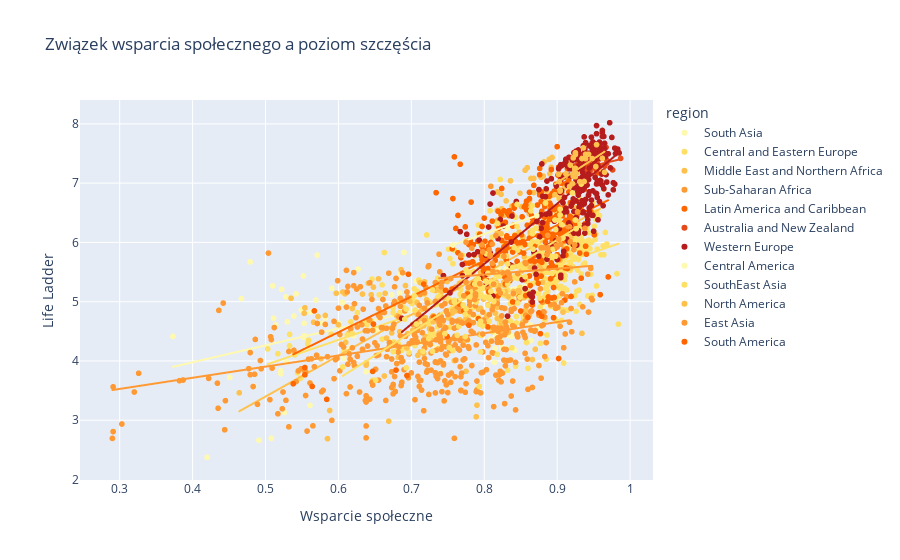

Notebook cell for this chart:
### Markdown cell above
---

### Code cell
# scatter wsparcie spoleczne a poziom szczęścia
fig_support = px.scatter(
    df,
    x="social_support",
    y="life_ladder",
    color="region",
    color_discrete_sequence=colors,
    hover_name="country",
    trendline="ols",
    title="Związek wsparcia społecznego a poziom szczęścia",
    labels={"social_support": "Wsparcie społeczne", "life_ladder": "Life Ladder"}
)
fig_support.show()

### Figure 1 — Plotly figure (JSON) as saved in the notebook; plotly's stock layout.template omitted (floating-point values rounded to 4 significant figures; data arrays with more than 128 entries replaced by an {"elided": "..."} marker saying what was removed)
{"data": [{"hovertemplate": "<b>%{hovertext}</b><br><br>region=South Asia<br>Wsparcie społeczne=%{x}<br>Life Ladder=%{y}<extra></extra>", "hovertext": ["Afghanistan", "Afghanistan", "Afghanistan", "Afghanistan", "Afghanistan", "Afghanistan", "Afghanistan", "Afghanistan", "Afghanistan", "Afghanistan", "Afghanistan", "Afghanistan", "Bangladesh", "Bangladesh", "Bangladesh", "Bangladesh", "Bangladesh", "Bangladesh", "Bangladesh", "Bangladesh", "Bangladesh", "Bangladesh", "Bangladesh", "Bangladesh", "Bangladesh", "Bangladesh", "Bangladesh", "Bhutan", "Bhutan", "Bhutan", "India", "India", "India", "India", "India", "India", "India", "India", "India", "India", "India", "India", "India", "India", "India", "Nepal", "Nepal", "Nepal", "Nepal", "Nepal", "Nepal", "Nepal", "Nepal", "Nepal", "Nepal", "Nepal", "Nepal", "Nepal", "Nepal", "Pakistan", "Pakistan", "Pakistan", "Pakistan", "Pakistan", "Pakistan", "Pakistan", "Pakistan", "Pakistan", "Pakistan", "Pakistan", "Pakistan", "Pakistan", "Pakistan", "Sri Lanka", "Sri Lanka", "Sri Lanka", "Sri Lanka", "Sri Lanka", "Sri Lanka", "Sri Lanka", "Sri Lanka", "Sri Lanka", "Sri Lanka", "Sri Lanka", "Sri Lanka", "Sri Lanka", "Taiwan Province of China", "Taiwan Province of China", "Taiwan Province of China", "Taiwan Province of China", "Taiwan Province of China", "Taiwan Province of China", "Taiwan Province of China", "Taiwan Province of China", "Taiwan Province of China", "Taiwan Province of China", "Taiwan Province of China", "Taiwan Province of China", "Taiwan Province of China"], "legendgroup": "South Asia", "marker": {"color": "#fff9b0", "symbol": "circle"}, "mode": "markers", "name": "South Asia", "showlegend": true, "type": "scattergl", "x": [0.451, 0.552, 0.539, 0.521, 0.521, 0.484, 0.526, 0.529, 0.559, 0.491, 0.508, 0.42, 0.672, 0.514, 0.467, 0.528, 0.549, 0.606, 0.582, 0.53, 0.577, 0.601, 0.649, 0.713, 0.706, 0.673, 0.739, 0.819, 0.88, 0.848, 0.707, 0.569, 0.684, 0.653, 0.605, 0.553, 0.511, 0.553, 0.621, 0.61, 0.614, 0.607, 0.638, 0.561, 0.617, 0.874, 0.787, 0.818, 0.813, 0.779, 0.741, 0.734, 0.74, 0.786, 0.748, 0.837, 0.816, 0.768, 0.772, 0.591, 0.479, 0.373, 0.522, 0.571, 0.51, 0.542, 0.607, 0.552, 0.562, 0.627, 0.69, 0.685, 0.617, 0.864, 0.838, 0.816, 0.83, 0.814, 0.842, 0.824, 0.809, 0.805, 0.863, 0.823, 0.833, 0.815, 0.882, 0.83, 0.831, 0.863, 0.825, 0.817, 0.87, 0.885, 0.895, 0.891, 0.896, 0.893, 0.901], "xaxis": "x", "y": [3.724, 4.402, 4.758, 3.832, 3.783, 3.572, 3.131, 3.983, 4.22, 2.662, 2.694, 2.375, 4.319, 4.607, 5.052, 5.083, 4.858, 4.986, 4.724, 4.66, 4.636, 4.633, 4.556, 4.31, 4.499, 5.114, 5.28, 5.569, 4.939, 5.082, 5.348, 5.027, 5.146, 4.522, 4.989, 4.635, 4.72, 4.428, 4.424, 4.342, 4.179, 4.046, 3.818, 3.249, 4.225, 4.567, 4.748, 4.441, 4.917, 4.35, 3.809, 4.233, 4.605, 4.975, 4.812, 5.1, 4.737, 4.91, 5.449, 5.225, 5.671, 4.414, 5.208, 5.786, 5.267, 5.132, 5.138, 5.436, 4.823, 5.549, 5.831, 5.472, 4.443, 4.345, 4.415, 4.431, 4.212, 3.977, 4.181, 4.225, 4.365, 4.268, 4.612, 4.331, 4.435, 4.213, 6.189, 5.548, 6.229, 6.309, 6.126, 6.34, 6.363, 6.45, 6.513, 6.359, 6.467, 6.537, 6.751], "yaxis": "y"}, {"hovertemplate": "<b>OLS trendline</b><br>life_ladder = 2.85296 * social_support + 2.83634<br>R<sup>2</sup>=0.217923<br><br>region=South Asia<br>Wsparcie społeczne=%{x}<br>Life Ladder=%{y} <b>(trend)</b><extra></extra>", "legendgroup": "South Asia", "marker": {"color": "#fff9b0", "symbol": "circle"}, "mode": "lines", "name": "South Asia", "showlegend": false, "type": "scattergl", "x": [0.373, 0.42, 0.451, 0.467, 0.479, 0.484, 0.491, 0.508, 0.51, 0.511, 0.514, 0.521, 0.521, 0.522, 0.526, 0.528, 0.529, 0.53, 0.539, 0.542, 0.549, 0.552, 0.552, 0.553, 0.553, 0.559, 0.561, 0.562, 0.569, 0.571, 0.577, 0.582, 0.591, 0.601, 0.605, 0.606, 0.607, 0.607, 0.61, 0.614, 0.617, 0.617, 0.621, 0.627, 0.638, 0.649, 0.653, 0.672, 0.673, 0.684, 0.685, 0.69, 0.706, 0.707, 0.713, 0.734, 0.739, 0.74, 0.741, 0.748, 0.768, 0.772, 0.779, 0.786, 0.787, 0.805, 0.809, 0.813, 0.814, 0.815, 0.816, 0.816, 0.817, 0.818, 0.819, 0.823, 0.824, 0.825, 0.83, 0.83, 0.831, 0.833, 0.837, 0.838, 0.842, 0.848, 0.863, 0.863, 0.864, 0.87, 0.874, 0.88, 0.882, 0.885, 0.891, 0.893, 0.895, 0.896, 0.901], "xaxis": "x", "y": [3.9, 4.035, 4.123, 4.169, 4.203, 4.217, 4.237, 4.286, 4.291, 4.294, 4.303, 4.323, 4.323, 4.326, 4.337, 4.343, 4.346, 4.348, 4.374, 4.383, 4.403, 4.411, 4.411, 4.414, 4.414, 4.431, 4.437, 4.44, 4.46, 4.465, 4.483, 4.497, 4.522, 4.551, 4.562, 4.565, 4.568, 4.568, 4.577, 4.588, 4.597, 4.597, 4.608, 4.625, 4.657, 4.688, 4.699, 4.754, 4.756, 4.788, 4.791, 4.805, 4.851, 4.853, 4.871, 4.93, 4.945, 4.948, 4.95, 4.97, 5.027, 5.039, 5.059, 5.079, 5.082, 5.133, 5.144, 5.156, 5.159, 5.162, 5.164, 5.164, 5.167, 5.17, 5.173, 5.184, 5.187, 5.19, 5.204, 5.204, 5.207, 5.213, 5.224, 5.227, 5.239, 5.256, 5.298, 5.298, 5.301, 5.318, 5.33, 5.347, 5.353, 5.361, 5.378, 5.384, 5.39, 5.393, 5.407], "yaxis": "y"}, {"hovertemplate": "<b>%{hovertext}</b><br><br>region=Central and Eastern Europe<br>Wsparcie społeczne=%{x}<br>Life Ladder=%{y}<extra></extra>", "hovertext": {"elided": "395 str values"}, "legendgroup": "Central and Eastern Europe", "marker": {"color": "#ffe066", "symbol": "circle"}, "mode": "markers", "name": "Central and Eastern Europe", "showlegend": true, "type": "scattergl", "x": {"elided": "395 float values"}, "xaxis": "x", "y": {"elided": "395 float values"}, "yaxis": "y"}, {"hovertemplate": "<b>OLS trendline</b><br>life_ladder = 4.22556 * social_support + 1.81987<br>R<sup>2</sup>=0.386685<br><br>region=Central and Eastern Europe<br>Wsparcie społeczne=%{x}<br>Life Ladder=%{y} <b>(trend)</b><extra></extra>", "legendgroup": "Central and Eastern Europe", "marker": {"color": "#ffe066", "symbol": "circle"}, "mode": "lines", "name": "Central and Eastern Europe", "showlegend": false, "type": "scattergl", "x": {"elided": "395 float values"}, "xaxis": "x", "y": {"elided": "395 float values"}, "yaxis": "y"}, {"hovertemplate": "<b>%{hovertext}</b><br><br>region=Middle East and Northern Africa<br>Wsparcie społeczne=%{x}<br>Life Ladder=%{y}<extra></extra>", "hovertext": {"elided": "224 str values"}, "legendgroup": "Middle East and Northern Africa", "marker": {"color": "#ffc14d", "symbol": "circle"}, "mode": "markers", "name": "Middle East and Northern Africa", "showlegend": true, "type": "scattergl", "x": {"elided": "224 float values"}, "xaxis": "x", "y": {"elided": "224 float values"}, "yaxis": "y"}, {"hovertemplate": "<b>OLS trendline</b><br>life_ladder = 6.90426 * social_support + -0.0532549<br>R<sup>2</sup>=0.428142<br><br>region=Middle East and Northern Africa<br>Wsparcie społeczne=%{x}<br>Life Ladder=%{y} <b>(trend)</b><extra></extra>", "legendgroup": "Middle East and Northern Africa", "marker": {"color": "#ffc14d", "symbol": "circle"}, "mode": "lines", "name": "Middle East and Northern Africa", "showlegend": false, "type": "scattergl", "x": {"elided": "224 float values"}, "xaxis": "x", "y": {"elided": "224 float values"}, "yaxis": "y"}, {"hovertemplate": "<b>%{hovertext}</b><br><br>region=Sub-Saharan Africa<br>Wsparcie społeczne=%{x}<br>Life Ladder=%{y}<extra></extra>", "hovertext": {"elided": "427 str values"}, "legendgroup": "Sub-Saharan Africa", "marker": {"color": "#ff9933", "symbol": "circle"}, "mode": "markers", "name": "Sub-Saharan Africa", "showlegend": true, "type": "scattergl", "x": {"elided": "427 float values"}, "xaxis": "x", "y": {"elided": "427 float values"}, "yaxis": "y"}, {"hovertemplate": "<b>OLS trendline</b><br>life_ladder = 1.87879 * social_support + 2.96456<br>R<sup>2</sup>=0.121987<br><br>region=Sub-Saharan Africa<br>Wsparcie społeczne=%{x}<br>Life Ladder=%{y} <b>(trend)</b><extra></extra>", "legendgroup": "Sub-Saharan Africa", "marker": {"color": "#ff9933", "symbol": "circle"}, "mode": "lines", "name": "Sub-Saharan Africa", "showlegend": false, "type": "scattergl", "x": {"elided": "427 float values"}, "xaxis": "x", "y": {"elided": "427 float values"}, "yaxis": "y"}, {"hovertemplate": "<b>%{hovertext}</b><br><br>region=Latin America and Caribbean<br>Wsparcie społeczne=%{x}<br>Life Ladder=%{y}<extra></extra>", "hovertext": {"elided": "286 str values"}, "legendgroup": "Latin America and Caribbean", "marker": {"color": "#ff6600", "symbol": "circle"}, "mode": "markers", "name": "Latin America and Caribbean", "showlegend": true, "type": "scattergl", "x": {"elided": "286 float values"}, "xaxis": "x", "y": {"elided": "286 float values"}, "yaxis": "y"}, {"hovertemplate": "<b>OLS trendline</b><br>life_ladder = 6.01935 * social_support + 0.872875<br>R<sup>2</sup>=0.308792<br><br>region=Latin America and Caribbean<br>Wsparcie społeczne=%{x}<br>Life Ladder=%{y} <b>(trend)</b><extra></extra>", "legendgroup": "Latin America and Caribbean", "marker": {"color": "#ff6600", "symbol": "circle"}, "mode": "lines", "name": "Latin America and Caribbean", "showlegend": false, "type": "scattergl", "x": {"elided": "286 float values"}, "xaxis": "x", "y": {"elided": "286 float values"}, "yaxis": "y"}, {"hovertemplate": "<b>%{hovertext}</b><br><br>region=Australia and New Zealand<br>Wsparcie społeczne=%{x}<br>Life Ladder=%{y}<extra></extra>", "hovertext": ["Australia", "Australia", "Australia", "Australia", "Australia", "Australia", "Australia", "Australia", "Australia", "Australia", "Australia", "Australia", "Australia", "Australia", "New Zealand", "New Zealand", "New Zealand", "New Zealand", "New Zealand", "New Zealand", "New Zealand", "New Zealand", "New Zealand", "New Zealand", "New Zealand", "New Zealand", "New Zealand", "New Zealand"], "legendgroup": "Australia and New Zealand", "marker": {"color": "#e64a19", "symbol": "circle"}, "mode": "markers", "name": "Australia and New Zealand", "showlegend": true, "type": "scattergl", "x": [0.968, 0.965, 0.947, 0.955, 0.967, 0.945, 0.928, 0.924, 0.952, 0.942, 0.95, 0.94, 0.943, 0.937, 0.946, 0.967, 0.944, 0.976, 0.954, 0.93, 0.958, 0.942, 0.987, 0.937, 0.955, 0.954, 0.939, 0.952], "xaxis": "x", "y": [7.341, 7.285, 7.254, 7.45, 7.406, 7.196, 7.364, 7.289, 7.309, 7.25, 7.257, 7.177, 7.234, 7.137, 7.305, 7.604, 7.381, 7.224, 7.191, 7.25, 7.28, 7.306, 7.418, 7.226, 7.327, 7.37, 7.205, 7.257], "yaxis": "y"}, {"hovertemplate": "<b>OLS trendline</b><br>life_ladder = 2.90661 * social_support + 4.53448<br>R<sup>2</sup>=0.186631<br><br>region=Australia and New Zealand<br>Wsparcie społeczne=%{x}<br>Life Ladder=%{y} <b>(trend)</b><extra></extra>", "legendgroup": "Australia and New Zealand", "marker": {"color": "#e64a19", "symbol": "circle"}, "mode": "lines", "name": "Australia and New Zealand", "showlegend": false, "type": "scattergl", "x": [0.924, 0.928, 0.93, 0.937, 0.937, 0.939, 0.94, 0.942, 0.942, 0.943, 0.944, 0.945, 0.946, 0.947, 0.95, 0.952, 0.952, 0.954, 0.954, 0.955, 0.955, 0.958, 0.965, 0.967, 0.967, 0.968, 0.976, 0.987], "xaxis": "x", "y": [7.22, 7.232, 7.238, 7.258, 7.258, 7.264, 7.267, 7.273, 7.273, 7.275, 7.278, 7.281, 7.284, 7.287, 7.296, 7.302, 7.302, 7.307, 7.307, 7.31, 7.31, 7.319, 7.339, 7.345, 7.345, 7.348, 7.371, 7.403], "yaxis": "y"}, {"hovertemplate": "<b>%{hovertext}</b><br><br>region=Western Europe<br>Wsparcie społeczne=%{x}<br>Life Ladder=%{y}<extra></extra>", "hovertext": {"elided": "271 str values"}, "legendgroup": "Western Europe", "marker": {"color": "#b71c1c", "symbol": "circle"}, "mode": "markers", "name": "Western Europe", "showlegend": true, "type": "scattergl", "x": {"elided": "271 float values"}, "xaxis": "x", "y": {"elided": "271 float values"}, "yaxis": "y"}, {"hovertemplate": "<b>OLS trendline</b><br>life_ladder = 10.1623 * social_support + -2.49299<br>R<sup>2</sup>=0.515803<br><br>region=Western Europe<br>Wsparcie społeczne=%{x}<br>Life Ladder=%{y} <b>(trend)</b><extra></extra>", "legendgroup": "Western Europe", "marker": {"color": "#b71c1c", "symbol": "circle"}, "mode": "lines", "name": "Western Europe", "showlegend": false, "type": "scattergl", "x": {"elided": "271 float values"}, "xaxis": "x", "y": {"elided": "271 float values"}, "yaxis": "y"}, {"hovertemplate": "<b>%{hovertext}</b><br><br>region=Central America<br>Wsparcie społeczne=%{x}<br>Life Ladder=%{y}<extra></extra>", "hovertext": ["Belize", "Belize"], "legendgroup": "Central America", "marker": {"color": "#fff9b0", "symbol": "circle"}, "mode": "markers", "name": "Central America", "showlegend": true, "type": "scattergl", "x": [0.872, 0.757], "xaxis": "x", "y": [6.451, 5.956], "yaxis": "y"}, {"hovertemplate": "<b>OLS trendline</b><br>life_ladder = 4.30435 * social_support + 2.69761<br>R<sup>2</sup>=1.000000<br><br>region=Central America<br>Wsparcie społeczne=%{x}<br>Life Ladder=%{y} <b>(trend)</b><extra></extra>", "legendgroup": "Central America", "marker": {"color": "#fff9b0", "symbol": "circle"}, "mode": "lines", "name": "Central America", "showlegend": false, "type": "scattergl", "x": [0.757, 0.872], "xaxis": "x", "y": [5.956, 6.451], "yaxis": "y"}, {"hovertemplate": "<b>%{hovertext}</b><br><br>region=SouthEast Asia<br>Wsparcie społeczne=%{x}<br>Life Ladder=%{y}<extra></extra>", "hovertext": ["Cambodia", "Cambodia", "Cambodia", "Cambodia", "Cambodia", "Cambodia", "Cambodia", "Cambodia", "Cambodia", "Cambodia", "Cambodia", "Cambodia", "Cambodia", "Cambodia", "Cambodia", "Indonesia", "Indonesia", "Indonesia", "Indonesia", "Indonesia", "Indonesia", "Indonesia", "Indonesia", "Indonesia", "Indonesia", "Indonesia", "Indonesia", "Indonesia", "Indonesia", "Laos", "Laos", "Laos", "Laos", "Laos", "Laos", "Laos", "Laos", "Laos", "Malaysia", "Malaysia", "Malaysia", "Malaysia", "Malaysia", "Malaysia", "Malaysia", "Malaysia", "Malaysia", "Malaysia", "Malaysia", "Malaysia", "Maldives", "Myanmar", "Myanmar", "Myanmar", "Myanmar", "Myanmar", "Myanmar", "Myanmar", "Myanmar", "Myanmar", "Philippines", "Philippines", "Philippines", "Philippines", "Philippines", "Philippines", "Philippines", "Philippines", "Philippines", "Philippines", "Philippines", "Philippines", "Philippines", "Philippines", "Philippines", "Singapore", "Singapore", "Singapore", "Singapore", "Singapore", "Singapore", "Singapore", "Singapore", "Singapore", "Singapore", "Singapore", "Singapore", "Singapore", "Thailand", "Thailand", "Thailand", "Thailand", "Thailand", "Thailand", "Thailand", "Thailand", "Thailand", "Thailand", "Thailand", "Thailand", "Thailand", "Thailand", "Thailand", "Vietnam", "Vietnam", "Vietnam", "Vietnam", "Vietnam", "Vietnam", "Vietnam", "Vietnam", "Vietnam", "Vietnam", "Vietnam", "Vietnam", "Vietnam", "Vietnam"], "legendgroup": "SouthEast Asia", "marker": {"color": "#ffe066", "symbol": "circle"}, "mode": "markers", "name": "SouthEast Asia", "showlegend": true, "type": "scattergl", "x": [0.793, 0.675, 0.619, 0.818, 0.697, 0.716, 0.606, 0.651, 0.693, 0.729, 0.746, 0.765, 0.795, 0.759, 0.724, 0.771, 0.704, 0.675, 0.779, 0.816, 0.825, 0.834, 0.794, 0.905, 0.809, 0.792, 0.796, 0.809, 0.802, 0.807, 0.79, 0.807, 0.691, 0.693, 0.707, 0.705, 0.729, 0.66, 0.866, 0.871, 0.803, 0.792, 0.839, 0.77, 0.841, 0.831, 0.863, 0.818, 0.789, 0.842, 0.913, 0.612, 0.757, 0.774, 0.752, 0.793, 0.795, 0.774, 0.763, 0.796, 0.795, 0.801, 0.798, 0.775, 0.805, 0.789, 0.813, 0.846, 0.813, 0.854, 0.821, 0.851, 0.846, 0.845, 0.781, 0.904, 0.921, 0.845, 0.866, 0.864, 0.904, 0.808, 0.822, 0.866, 0.925, 0.897, 0.903, 0.925, 0.894, 0.889, 0.832, 0.893, 0.898, 0.884, 0.906, 0.926, 0.933, 0.866, 0.908, 0.877, 0.873, 0.903, 0.867, 0.888, 0.856, 0.805, 0.815, 0.787, 0.898, 0.775, 0.759, 0.792, 0.849, 0.876, 0.809, 0.832, 0.848], "xaxis": "x", "y": [3.569, 4.156, 4.462, 4.111, 4.141, 4.161, 3.899, 3.674, 3.883, 4.162, 4.461, 4.586, 5.122, 4.998, 4.377, 4.947, 5.101, 4.815, 5.472, 5.457, 5.173, 5.368, 5.292, 5.597, 5.043, 5.136, 5.098, 5.34, 5.347, 5.076, 5.364, 5.044, 4.704, 4.876, 4.623, 4.859, 5.197, 5.284, 6.012, 6.239, 5.807, 5.385, 5.58, 5.786, 5.914, 5.77, 5.963, 6.322, 5.339, 5.428, 5.198, 4.439, 4.176, 4.786, 4.224, 4.623, 4.154, 4.411, 4.434, 4.431, 4.67, 5.074, 4.589, 4.88, 4.942, 4.994, 5.002, 4.977, 5.313, 5.547, 5.431, 5.594, 5.869, 6.268, 5.08, 6.463, 6.834, 6.642, 6.145, 6.531, 6.561, 6.533, 7.062, 6.62, 6.033, 6.378, 6.375, 6.378, 5.885, 5.784, 5.636, 5.476, 6.217, 6.664, 6.3, 6.231, 6.985, 6.202, 6.074, 5.939, 6.012, 6.022, 5.885, 5.294, 5.422, 5.48, 5.304, 5.296, 5.767, 5.535, 5.023, 5.085, 5.076, 5.062, 5.175, 5.296, 5.467], "yaxis": "y"}, {"hovertemplate": "<b>OLS trendline</b><br>life_ladder = 7.80696 * social_support + -0.983083<br>R<sup>2</sup>=0.549320<br><br>region=SouthEast Asia<br>Wsparcie społeczne=%{x}<br>Life Ladder=%{y} <b>(trend)</b><extra></extra>", "legendgroup": "SouthEast Asia", "marker": {"color": "#ffe066", "symbol": "circle"}, "mode": "lines", "name": "SouthEast Asia", "showlegend": false, "type": "scattergl", "x": [0.606, 0.612, 0.619, 0.651, 0.66, 0.675, 0.675, 0.691, 0.693, 0.693, 0.697, 0.704, 0.705, 0.707, 0.716, 0.724, 0.729, 0.729, 0.746, 0.752, 0.757, 0.759, 0.759, 0.763, 0.765, 0.77, 0.771, 0.774, 0.774, 0.775, 0.775, 0.779, 0.781, 0.787, 0.789, 0.789, 0.79, 0.792, 0.792, 0.792, 0.793, 0.793, 0.794, 0.795, 0.795, 0.795, 0.796, 0.796, 0.798, 0.801, 0.802, 0.803, 0.805, 0.805, 0.807, 0.807, 0.808, 0.809, 0.809, 0.809, 0.813, 0.813, 0.815, 0.816, 0.818, 0.818, 0.821, 0.822, 0.825, 0.831, 0.832, 0.832, 0.834, 0.839, 0.841, 0.842, 0.845, 0.845, 0.846, 0.846, 0.848, 0.849, 0.851, 0.854, 0.856, 0.863, 0.864, 0.866, 0.866, 0.866, 0.866, 0.867, 0.871, 0.873, 0.876, 0.877, 0.884, 0.888, 0.889, 0.893, 0.894, 0.897, 0.898, 0.898, 0.903, 0.903, 0.904, 0.904, 0.905, 0.906, 0.908, 0.913, 0.921, 0.925, 0.925, 0.926, 0.933], "xaxis": "x", "y": [3.748, 3.795, 3.849, 4.099, 4.17, 4.287, 4.287, 4.412, 4.427, 4.427, 4.458, 4.513, 4.521, 4.536, 4.607, 4.669, 4.708, 4.708, 4.841, 4.888, 4.927, 4.942, 4.942, 4.974, 4.989, 5.028, 5.036, 5.06, 5.06, 5.067, 5.067, 5.099, 5.114, 5.161, 5.177, 5.177, 5.184, 5.2, 5.2, 5.2, 5.208, 5.208, 5.216, 5.223, 5.223, 5.223, 5.231, 5.231, 5.247, 5.27, 5.278, 5.286, 5.302, 5.302, 5.317, 5.317, 5.325, 5.333, 5.333, 5.333, 5.364, 5.364, 5.38, 5.387, 5.403, 5.403, 5.426, 5.434, 5.458, 5.505, 5.512, 5.512, 5.528, 5.567, 5.583, 5.59, 5.614, 5.614, 5.622, 5.622, 5.637, 5.645, 5.661, 5.684, 5.7, 5.754, 5.762, 5.778, 5.778, 5.778, 5.778, 5.786, 5.817, 5.832, 5.856, 5.864, 5.918, 5.95, 5.957, 5.989, 5.996, 6.02, 6.028, 6.028, 6.067, 6.067, 6.074, 6.074, 6.082, 6.09, 6.106, 6.145, 6.207, 6.238, 6.238, 6.246, 6.301], "yaxis": "y"}, {"hovertemplate": "<b>%{hovertext}</b><br><br>region=North America<br>Wsparcie społeczne=%{x}<br>Life Ladder=%{y}<extra></extra>", "hovertext": ["Canada", "Canada", "Canada", "Canada", "Canada", "Canada", "Canada", "Canada", "Canada", "Canada", "Canada", "Canada", "Canada", "Canada", "Canada", "United States", "United States", "United States", "United States", "United States", "United States", "United States", "United States", "United States", "United States", "United States", "United States", "United States", "United States", "United States"], "legendgroup": "North America", "marker": {"color": "#ffc14d", "symbol": "circle"}, "mode": "markers", "name": "North America", "showlegend": true, "type": "scattergl", "x": [0.962, 0.925, 0.939, 0.943, 0.954, 0.922, 0.948, 0.936, 0.918, 0.939, 0.924, 0.934, 0.923, 0.925, 0.931, 0.965, 0.925, 0.953, 0.912, 0.926, 0.922, 0.903, 0.925, 0.902, 0.904, 0.897, 0.921, 0.904, 0.917, 0.937], "xaxis": "x", "y": [7.418, 7.482, 7.486, 7.488, 7.65, 7.426, 7.415, 7.594, 7.304, 7.413, 7.245, 7.415, 7.175, 7.109, 7.025, 7.182, 7.513, 7.28, 7.158, 7.164, 7.115, 7.026, 7.249, 7.151, 6.864, 6.804, 6.992, 6.883, 6.944, 7.028], "yaxis": "y"}, {"hovertemplate": "<b>OLS trendline</b><br>life_ladder = 8.02689 * social_support + -0.214615<br>R<sup>2</sup>=0.381405<br><br>region=North America<br>Wsparcie społeczne=%{x}<br>Life Ladder=%{y} <b>(trend)</b><extra></extra>", "legendgroup": "North America", "marker": {"color": "#ffc14d", "symbol": "circle"}, "mode": "lines", "name": "North America", "showlegend": false, "type": "scattergl", "x": [0.897, 0.902, 0.903, 0.904, 0.904, 0.912, 0.917, 0.918, 0.921, 0.922, 0.922, 0.923, 0.924, 0.925, 0.925, 0.925, 0.925, 0.926, 0.931, 0.934, 0.936, 0.937, 0.939, 0.939, 0.943, 0.948, 0.953, 0.954, 0.962, 0.965], "xaxis": "x", "y": [6.986, 7.026, 7.034, 7.042, 7.042, 7.106, 7.146, 7.154, 7.178, 7.186, 7.186, 7.194, 7.202, 7.21, 7.21, 7.21, 7.21, 7.218, 7.258, 7.282, 7.299, 7.307, 7.323, 7.323, 7.355, 7.395, 7.435, 7.443, 7.507, 7.531], "yaxis": "y"}, {"hovertemplate": "<b>%{hovertext}</b><br><br>region=East Asia<br>Wsparcie społeczne=%{x}<br>Life Ladder=%{y}<extra></extra>", "hovertext": ["China", "China", "China", "China", "China", "China", "China", "China", "China", "China", "China", "China", "China", "China", "China", "Hong Kong S.A.R. of China", "Hong Kong S.A.R. of China", "Hong Kong S.A.R. of China", "Hong Kong S.A.R. of China", "Hong Kong S.A.R. of China", "Hong Kong S.A.R. of China", "Hong Kong S.A.R. of China", "Hong Kong S.A.R. of China", "Hong Kong S.A.R. of China", "Hong Kong S.A.R. of China", "Hong Kong S.A.R. of China", "Japan", "Japan", "Japan", "Japan", "Japan", "Japan", "Japan", "Japan", "Japan", "Japan", "Japan", "Japan", "Japan", "Japan", "Japan", "Mongolia", "Mongolia", "Mongolia", "Mongolia", "Mongolia", "Mongolia", "Mongolia", "Mongolia", "Mongolia", "Mongolia", "Mongolia", "Mongolia", "Mongolia", "South Korea", "South Korea", "South Korea", "South Korea", "South Korea", "South Korea", "South Korea", "South Korea", "South Korea", "South Korea", "South Korea", "South Korea", "South Korea", "South Korea", "South Korea"], "legendgroup": "East Asia", "marker": {"color": "#ff9933", "symbol": "circle"}, "mode": "markers", "name": "East Asia", "showlegend": true, "type": "scattergl", "x": [0.747, 0.811, 0.748, 0.798, 0.768, 0.787, 0.788, 0.778, 0.82, 0.794, 0.742, 0.772, 0.788, 0.822, 0.808, 0.812, 0.84, 0.835, 0.857, 0.846, 0.826, 0.834, 0.832, 0.831, 0.856, 0.813, 0.928, 0.938, 0.887, 0.888, 0.902, 0.917, 0.905, 0.924, 0.9, 0.923, 0.9, 0.882, 0.886, 0.878, 0.887, 0.881, 0.92, 0.904, 0.948, 0.919, 0.935, 0.943, 0.906, 0.947, 0.924, 0.942, 0.946, 0.918, 0.775, 0.827, 0.754, 0.811, 0.816, 0.809, 0.775, 0.797, 0.738, 0.768, 0.811, 0.807, 0.798, 0.783, 0.808], "xaxis": "x", "y": [4.56, 4.863, 4.846, 4.454, 4.653, 5.037, 5.095, 5.241, 5.196, 5.304, 5.325, 5.099, 5.131, 5.144, 5.771, 5.511, 5.137, 5.397, 5.643, 5.474, 5.484, 5.458, 5.498, 5.362, 5.659, 5.295, 6.516, 6.238, 5.911, 5.845, 6.057, 6.263, 5.968, 5.959, 5.923, 5.88, 5.955, 5.911, 5.794, 5.908, 6.118, 4.609, 4.493, 4.586, 5.031, 4.885, 4.913, 4.825, 4.983, 5.057, 5.334, 5.465, 5.563, 6.011, 5.332, 5.767, 5.39, 5.648, 6.116, 6.947, 6.003, 5.959, 5.801, 5.78, 5.971, 5.874, 5.84, 5.903, 5.793], "yaxis": "y"}, {"hovertemplate": "<b>OLS trendline</b><br>life_ladder = 1.00096 * social_support + 4.65649<br>R<sup>2</sup>=0.014518<br><br>region=East Asia<br>Wsparcie społeczne=%{x}<br>Life Ladder=%{y} <b>(trend)</b><extra></extra>", "legendgroup": "East Asia", "marker": {"color": "#ff9933", "symbol": "circle"}, "mode": "lines", "name": "East Asia", "showlegend": false, "type": "scattergl", "x": [0.738, 0.742, 0.747, 0.748, 0.754, 0.768, 0.768, 0.772, 0.775, 0.775, 0.778, 0.783, 0.787, 0.788, 0.788, 0.794, 0.797, 0.798, 0.798, 0.807, 0.808, 0.808, 0.809, 0.811, 0.811, 0.811, 0.812, 0.813, 0.816, 0.82, 0.822, 0.826, 0.827, 0.831, 0.832, 0.834, 0.835, 0.84, 0.846, 0.856, 0.857, 0.878, 0.881, 0.882, 0.886, 0.887, 0.887, 0.888, 0.9, 0.9, 0.902, 0.904, 0.905, 0.906, 0.917, 0.918, 0.919, 0.92, 0.923, 0.924, 0.924, 0.928, 0.935, 0.938, 0.942, 0.943, 0.946, 0.947, 0.948], "xaxis": "x", "y": [5.395, 5.399, 5.404, 5.405, 5.411, 5.425, 5.425, 5.429, 5.432, 5.432, 5.435, 5.44, 5.444, 5.445, 5.445, 5.451, 5.454, 5.455, 5.455, 5.464, 5.465, 5.465, 5.466, 5.468, 5.468, 5.468, 5.469, 5.47, 5.473, 5.477, 5.479, 5.483, 5.484, 5.488, 5.489, 5.491, 5.492, 5.497, 5.503, 5.513, 5.514, 5.535, 5.538, 5.539, 5.543, 5.544, 5.544, 5.545, 5.557, 5.557, 5.559, 5.561, 5.562, 5.563, 5.574, 5.575, 5.576, 5.577, 5.58, 5.581, 5.581, 5.585, 5.592, 5.595, 5.599, 5.6, 5.603, 5.604, 5.605], "yaxis": "y"}, {"hovertemplate": "<b>%{hovertext}</b><br><br>region=South America<br>Wsparcie społeczne=%{x}<br>Life Ladder=%{y}<extra></extra>", "hovertext": ["Guyana"], "legendgroup": "South America", "marker": {"color": "#ff6600", "symbol": "circle"}, "mode": "markers", "name": "South America", "showlegend": true, "type": "scattergl", "x": [0.849], "xaxis": "x", "y": [5.993], "yaxis": "y"}, {"hovertemplate": "region=South America<extra></extra>", "legendgroup": "South America", "marker": {"color": "#ff6600", "symbol": "circle"}, "mode": "lines", "name": "South America", "showlegend": false, "type": "scattergl", "xaxis": "x", "yaxis": "y"}], "layout": {"legend": {"title": {"text": "region"}, "tracegroupgap": 0}, "title": {"text": "Związek wsparcia społecznego a poziom szczęścia"}, "xaxis": {"anchor": "y", "domain": [0, 1], "title": {"text": "Wsparcie społeczne"}}, "yaxis": {"anchor": "x", "domain": [0, 1], "title": {"text": "Life Ladder"}}}}
